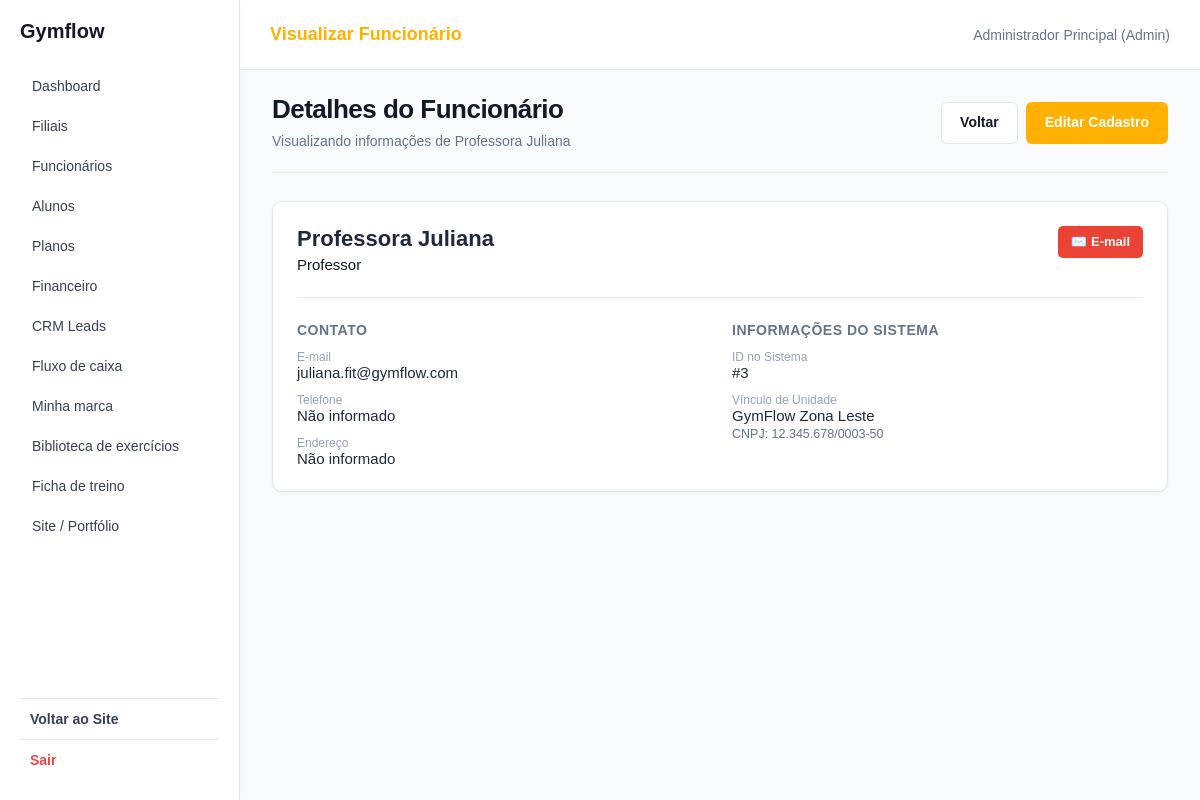
/app/controllers/FuncionarioController.php?acao=visualizar&id=3 (signed in), run on an earlier commit of the app's database.
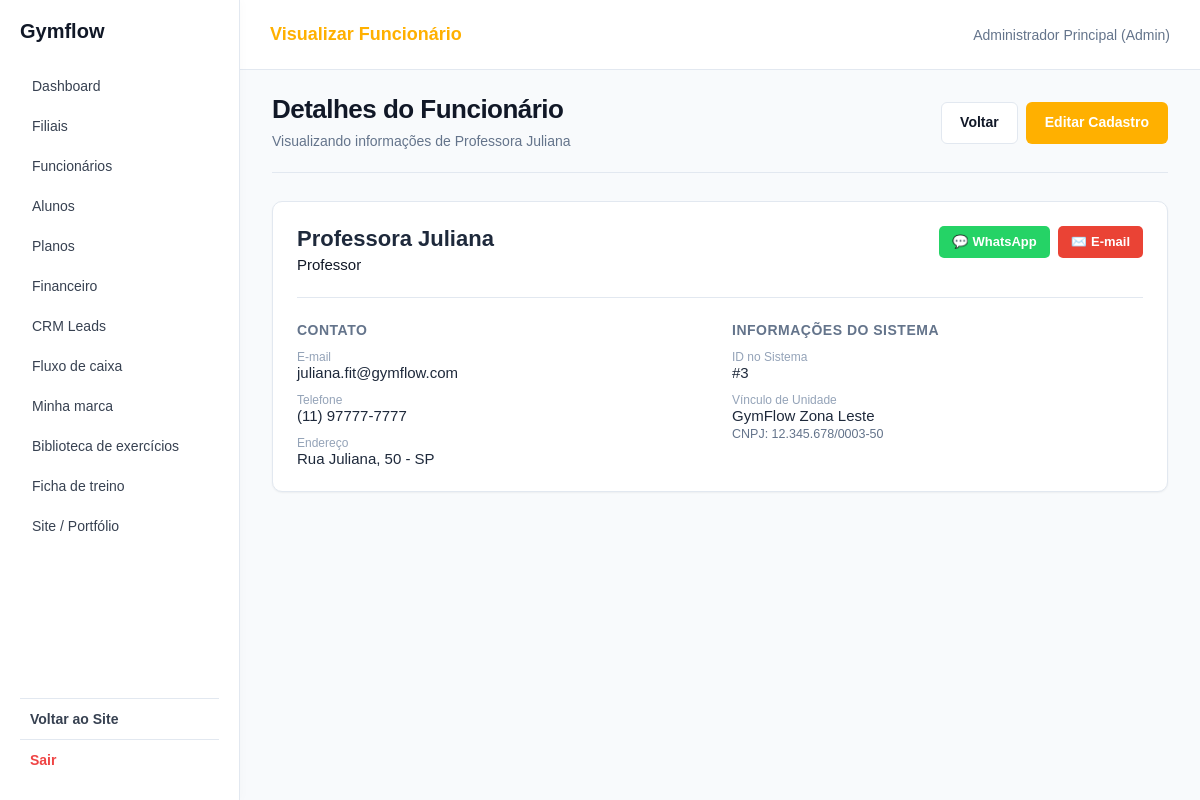
And on a later commit of the database.
### tables this page shows
CREATE TABLE users (
    id INT AUTO_INCREMENT PRIMARY KEY,
    company_id INT NOT NULL,
    name VARCHAR(100) NOT NULL,
    email VARCHAR(100) NOT NULL UNIQUE,
    telefone VARCHAR(255) NULL,
    endereco TEXT NULL,
    password VARCHAR(255) NOT NULL,
    role VARCHAR(30) NOT NULL,
    aluno_id INT DEFAULT NULL,
    remember_token VARCHAR(100) DEFAULT NULL,
    reset_token VARCHAR(64) DEFAULT NULL,
    reset_token_expires_at DATETIME DEFAULT NULL,
    FOREIGN KEY (company_id) REFERENCES companies(id) ON DELETE CASCADE
);

CREATE TABLE filiais (
    id INT AUTO_INCREMENT PRIMARY KEY,
    company_id INT NOT NULL,
    nome VARCHAR(100) NOT NULL,
    cnpj VARCHAR(18) NOT NULL,
    telefone VARCHAR(15) NOT NULL,
    endereco TEXT NULL,
    numero VARCHAR(20) NULL,
    complemento VARCHAR(100) NULL,
    email VARCHAR(100) NULL,
    responsavel VARCHAR(100) NOT NULL,
    ativo BOOLEAN NOT NULL DEFAULT TRUE,
    latitude DECIMAL(10,8) DEFAULT NULL,
    longitude DECIMAL(11,8) DEFAULT NULL,
    CONSTRAINT uq_filiais_cnpj UNIQUE (company_id, cnpj),
    FOREIGN KEY (company_id) REFERENCES companies(id) ON DELETE CASCADE
);

### app/models/Funcionario.php (called while the page is built, shortened)
<?php
require_once __DIR__ . '/Database.php';
$operacao = $operacao ?? '';
$dados = $dados ?? [];
if ($operacao === 'buscar_por_email') {
    $email = trim($dados['email'] ?? $email ?? '');
    $stmt = $pdo->prepare("SELECT * FROM users WHERE email = :email LIMIT 1");
    $stmt->execute([':email' => $email]);
    $usuario = $stmt->fetch() ?: null;
}
elseif ($operacao === 'buscar') {
    $id = (int) ($id ?? 0);
    $stmt = $pdo->prepare("
        SELECT u.*, f.id AS filial_id, f.nome AS filial_nome, f.cnpj AS filial_cnpj
        FROM users u
        LEFT JOIN user_filiais uf ON uf.user_id = u.id
        LEFT JOIN filiais f ON f.id = uf.filial_id
        WHERE u.id = :id AND u.role != 'Aluno' AND u.company_id = :company_id
    ");
    $stmt->execute([':id' => $id, ':company_id' => $_SESSION['company_id'] ?? 0]);
    $funcionario = $stmt->fetch() ?: null;
    if ($funcionario) {
        $filial_vinculada = !empty($funcionario['filial_id']) ? [
            'id'   => $funcionario['filial_id'],
            'nome' => $funcionario['filial_nome'],
            'cnpj' => $funcionario['filial_cnpj'] ?? ''
        ] : null;
    } else {
        $filial_vinculada = null;
    }
}

### app/views/funcionarios/visualizar.php (the view, shortened to what the changed rows need)
<?php
include __DIR__ . '/../shared/header.php';
include __DIR__ . '/../shared/sidebar.php';
?>
<link rel="stylesheet" href="<?= BASE_URL ?>/assets/css/jorge-financeiro.css">
<main class="conteudo financeiro-page">
    <div class="fin-page-header">
        <div class="fin-header-info">
            <h1>Detalhes do Funcionário</h1>
            <p>Visualizando informações de <?= htmlspecialchars($funcionario['name']) ?></p>
        </div>
        <div class="fin-header-actions" style="display: flex; gap: 8px;">
            <a href="<?= BASE_URL ?>/app/controllers/FuncionarioController.php?acao=listar" class="fin-btn fin-btn-secondary">Voltar</a>
            <a href="<?= BASE_URL ?>/app/controllers/FuncionarioController.php?acao=editar&id=<?= $funcionario['id'] ?>" class="fin-btn fin-btn-primary">Editar Cadastro</a>
        </div>
    </div>
    <div class="fin-table-card" style="padding: 24px;">
        <div style="display: flex; justify-content: space-between; align-items: flex-start; margin-bottom: 24px;">
            <div>
                <h2 style="margin: 0 0 4px 0; color: #1e293b;"><?= htmlspecialchars($funcionario['name']) ?></h2>
                <span class="fin-status-badge fin-status-ativo"><?= htmlspecialchars($funcionario['role']) ?></span>
            </div>
            <div style="display: flex; gap: 8px;">
                <?php
                    $whatsappNumber = preg_replace('/\D/', '', $funcionario['telefone'] ?? '');
                    if (!empty($whatsappNumber)):
                ?>
                    <a href="https://wa.me/55<?= $whatsappNumber ?>" target="_blank" class="fin-btn fin-btn-sm" style="background: #25D366; color: white; display: inline-flex; align-items: center; gap: 4px;">
                        <span>💬</span> WhatsApp
                    </a>
                <?php endif; ?>
                <?php if (!empty($funcionario['email'])): ?>
                    <a href="https://mail.google.com/mail/?view=cm&fs=1&to=<?= urlencode($funcionario['email']) ?>" target="_blank" class="fin-btn fin-btn-sm" style="background: #EA4335; color: white; display: inline-flex; align-items: center; gap: 4px;">
                        <span>✉️</span> E-mail
                    </a>
                <?php endif; ?>
            </div>
        </div>
        <div style="display: grid; grid-template-columns: 1fr 1fr; gap: 24px; padding-top: 24px; border-top: 1px solid #e2e8f0;">
            <div>
                <h3 style="font-size: 14px; color: #64748b; margin-bottom: 12px; text-transform: uppercase; letter-spacing: 0.5px;">Contato</h3>
                <div style="margin-bottom: 12px;">
                    <span style="display: block; font-size: 12px; color: #94a3b8;">E-mail</span>
                    <span style="font-weight: 500; color: #1e293b;"><?= htmlspecialchars($funcionario['email'] ?? 'Não informado') ?></span>
                </div>
                <div style="margin-bottom: 12px;">
                    <span style="display: block; font-size: 12px; color: #94a3b8;">Telefone</span>
                    <span style="font-weight: 500; color: #1e293b;"><?= htmlspecialchars($funcionario['telefone'] ?? 'Não informado') ?></span>
                </div>
                <div>
                    <span style="display: block; font-size: 12px; color: #94a3b8;">Endereço</span>
                    <span style="font-weight: 500; color: #1e293b;"><?= htmlspecialchars($funcionario['endereco'] ?? 'Não informado') ?></span>
                </div>
            </div>
            <div>
                <h3 style="font-size: 14px; color: #64748b; margin-bottom: 12px; text-transform: uppercase; letter-spacing: 0.5px;">Informações do Sistema</h3>
                <div style="margin-bottom: 12px;">
                    <span style="display: block; font-size: 12px; color: #94a3b8;">ID no Sistema</span>
                    <span style="font-weight: 500; color: #1e293b;">#<?= htmlspecialchars($funcionario['id']) ?></span>
                </div>
                <div style="margin-bottom: 12px;">
                    <span style="display: block; font-size: 12px; color: #94a3b8;">Vínculo de Unidade</span>
                    <span style="font-weight: 500; color: #1e293b;">
                        <?php if ($filial_vinculada): ?>
                            <?= htmlspecialchars($filial_vinculada['nome']) ?>
                            <?= !empty($filial_vinculada['cnpj']) ? '<br><small style="color: #64748b;">CNPJ: ' . htmlspecialchars($filial_vinculada['cnpj']) . '</small>' : '' ?>
                        <?php else: ?>
                            Nenhuma
                        <?php endif; ?>
                    </span>
                </div>
            </div>
        </div>
    </div>
</main>
<?php include __DIR__ . '/../shared/footer.php'; ?>

What changed in the data, as far as the page shows it:
changed users "Professora Juliana": telefone "Não informado" → "(11) 97777-7777"; endereco "Não informado" → "Rua Juliana, 50 - SP"
Also different on the page:
text now shown: "💬 WhatsApp"
